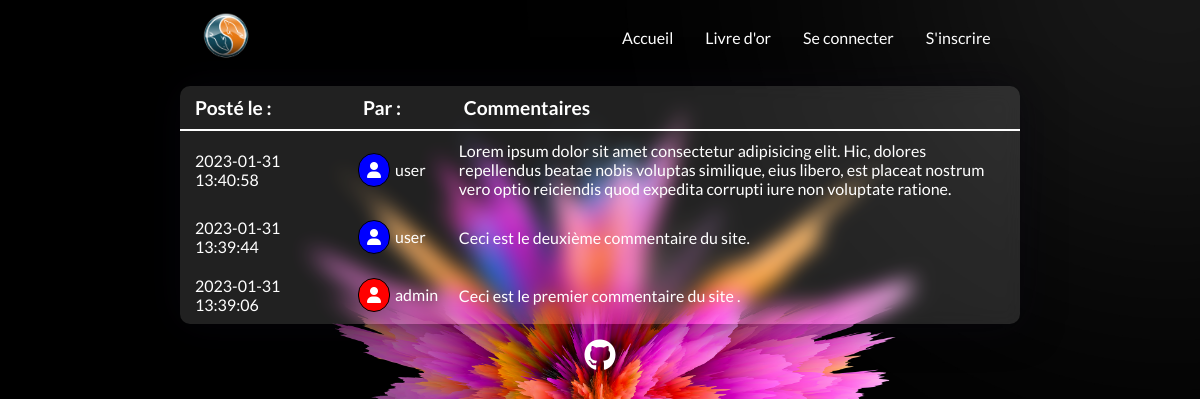
Screenshot of /php/livre-or.php with the database file from the repository.
### tables this page shows
CREATE TABLE `commentaires` (
  `id` int(11) NOT NULL,
  `commentaire` text NOT NULL,
  `id_utilisateur` int(11) NOT NULL,
  `date` datetime NOT NULL
);

CREATE TABLE `utilisateurs` (
  `id` int(11) NOT NULL,
  `login` varchar(255) NOT NULL,
  `password` varchar(255) NOT NULL
);

### php/livre-or.php (the view, shortened to what this page needs)
<?php
require "./include/config.php";
?>
<!DOCTYPE html>
<html lang="en">
<head>
    <link rel="stylesheet" href="../css/common.css">
    <link rel="stylesheet" href="../css/livre-or.css">
</head>
<body>
    <header>
        <img src="../assets/mysql-logo.png" alt="logo">
        <nav>
            <?php require './include/header-include.php' ?>
        </nav>
    </header>
    <main>
        <?php
        $getUser = $bdd->query("SELECT login, commentaire, date FROM commentaires INNER JOIN utilisateurs ON utilisateurs.id = commentaires.id_utilisateur ORDER BY date DESC");
        $livreor = $getUser->fetchAll(PDO::FETCH_ASSOC);
        ?>
        <table>
            <thead>
                <tr>
                    <th>Posté le :</th>
                    <th>Par :</th>
                    <th>Commentaires</th>
                </tr>
            </thead>
            <tbody>
                <?php for ($i = 0; $i < sizeof($livreor); $i++) : ?>
                    <tr>
                        <td class="date"><?= $livreor[$i]['date'] ?></td>
                        <?php
                        if ($livreor[$i]['login'] === "admin") { ?>
                            <td class="login"><i class="fa-solid fa-user admin"></i><?= $livreor[$i]['login']; ?> </td>
                        <?php     } else { ?>
                            <td class="login"><i class="fa-solid fa-user user"></i><?= $livreor[$i]['login']; ?> </td>
                        <?php } ?> <td class="comment"><?= $livreor[$i]['commentaire'] ?></td>
                    </tr>
                <?php endfor; ?>
            </tbody>
        </table>
    </main>
    <footer><a href="https://github.com/Dylan-olivro"><i class="fa-brands fa-github"></i></a></footer>
</body>
</html>

### php/include/header-include.php
<?php
if (isset($_SESSION['login'])) {
    echo '<a href="../index.php">Accueil</a>';
    echo '<a href="./profil.php">Profil</a>';
    echo '<a href="./commentaire.php">Écrire</a>';
    echo '<a href="./livre-or.php">Livre d\'or</a>';
    echo '<a href="./logout.php"><i class="fa-solid fa-right-from-bracket"></i></a>';
} else {
    echo '<a href="../index.php">Accueil</a>';
    echo '<a href="./livre-or.php">Livre d\'or</a>';
    echo '<a href="./connexion.php">Se connecter</a>';
    echo "<a href='./inscription.php'>S'inscrire</a>";
}

### css/common.css (style rules this page uses)
* { margin: 0; padding: 0; box-sizing: border-box; color: #fff; font-family: "Lato", sans-serif; }
body { background: url(../assets/bc.jpg); background-size: cover; background-attachment: fixed; background-position: center; }
header { display: flex; justify-content: space-around; align-items: center; margin-top: 1%; }
header img { height: 50px; margin-left: 2%; }
nav { margin-right: 1rem; }
header a { text-decoration: none; padding: 1rem; }
footer { text-align: center; margin: 15px 0; padding-bottom: 10px; }
footer a { text-decoration: none; }
footer i { font-size: 2rem; transform: scale(1); transition: 0.5s; }

### css/livre-or.css (style rules this page uses)
table { background-color: rgba(255, 255, 255, 0.13); border-radius: 10px; box-shadow: 0 0 40px rgba(8, 7, 16, 0.6); backdrop-filter: blur(10px); width: 70%; margin: 2% auto 0; border-collapse: collapse; }
th { text-align: left; padding: 10px; padding-left: 15px; border-bottom: 2px solid white; font-size: 1.2rem; }
td { padding: 10px; }
.date { width: 20%; padding-left: 15px; }
.login { width: 12%; }
main i { margin-right: 5px; padding: 8px; border: 1px solid black; border-radius: 100px; }
.comment { width: 68%; max-width: 0; word-wrap: break-word; }

### php/livre-or.php (style rules this page uses)
.user { background-color: blue; }
.admin { background-color: red; }

### rows the page displays
commentaires: date "2023-01-31 13:40:58", id_utilisateur.login "user", commentaire "Lorem ipsum dolor sit amet consectetur adipisicing elit. Hic, dolores repellendus beatae nobis voluptas similique, eius libero, est placeat nostrum vero optio reiciendis quod expedita corrupti iure non voluptate ratione."
commentaires: date "2023-01-31 13:39:44", id_utilisateur.login "user", commentaire "Ceci est le deuxième commentaire du site."
commentaires: date "2023-01-31 13:39:06", id_utilisateur.login "admin", commentaire "Ceci est le premier commentaire du site ."
